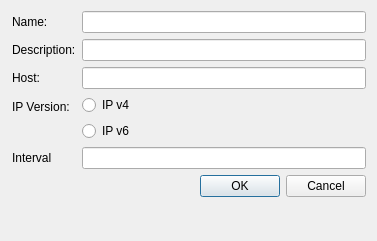
<?xml version="1.0" encoding="UTF-8"?>
<ui version="4.0">
 <class>Nedrysoft::RouteAnalyser::FavouriteEditorDialog</class>
 <widget class="QDialog" name="Nedrysoft::RouteAnalyser::FavouriteEditorDialog">
  <property name="geometry">
   <rect>
    <x>0</x>
    <y>0</y>
    <width>377</width>
    <height>241</height>
   </rect>
  </property>
  <property name="windowTitle">
   <string>FavouriteEditorDialog</string>
  </property>
  <layout class="QGridLayout" name="gridLayout">
   <property name="leftMargin">
    <number>12</number>
   </property>
   <property name="verticalSpacing">
    <number>-1</number>
   </property>
   <item row="1" column="0">
    <layout class="QHBoxLayout" name="horizontalLayout">
     <item>
      <spacer name="horizontalSpacer">
       <property name="orientation">
        <enum>Qt::Horizontal</enum>
       </property>
       <property name="sizeHint" stdset="0">
        <size>
         <width>40</width>
         <height>20</height>
        </size>
       </property>
      </spacer>
     </item>
     <item>
      <widget class="QPushButton" name="okButton">
       <property name="text">
        <string>OK</string>
       </property>
      </widget>
     </item>
     <item>
      <widget class="QPushButton" name="cancelButton">
       <property name="text">
        <string>Cancel</string>
       </property>
      </widget>
     </item>
    </layout>
   </item>
   <item row="0" column="0">
    <layout class="QFormLayout" name="formLayout">
     <property name="fieldGrowthPolicy">
      <enum>QFormLayout::ExpandingFieldsGrow</enum>
     </property>
     <item row="0" column="0">
      <widget class="QLabel" name="nameLabel">
       <property name="text">
        <string>Name:</string>
       </property>
      </widget>
     </item>
     <item row="0" column="1">
      <widget class="QLineEdit" name="nameLineEdit"/>
     </item>
     <item row="1" column="0">
      <widget class="QLabel" name="descriptionLabel">
       <property name="text">
        <string>Description:</string>
       </property>
      </widget>
     </item>
     <item row="1" column="1">
      <widget class="QLineEdit" name="descriptionLineEdit"/>
     </item>
     <item row="3" column="0">
      <widget class="QLabel" name="iPVersionLabel">
       <property name="text">
        <string>IP Version:</string>
       </property>
      </widget>
     </item>
     <item row="3" column="1">
      <layout class="QVBoxLayout" name="verticalLayout">
       <item>
        <widget class="QRadioButton" name="ipV4radioButton">
         <property name="text">
          <string>IP v4</string>
         </property>
        </widget>
       </item>
       <item>
        <widget class="QRadioButton" name="ipV6radionButton">
         <property name="text">
          <string>IP v6</string>
         </property>
        </widget>
       </item>
      </layout>
     </item>
     <item row="4" column="0">
      <widget class="QLabel" name="intervalLabel">
       <property name="text">
        <string>Interval</string>
       </property>
      </widget>
     </item>
     <item row="4" column="1">
      <widget class="QLineEdit" name="intervalLineEdit"/>
     </item>
     <item row="2" column="0">
      <widget class="QLabel" name="hostLabel">
       <property name="text">
        <string>Host:</string>
       </property>
      </widget>
     </item>
     <item row="2" column="1">
      <widget class="QLineEdit" name="hostLineEdit"/>
     </item>
    </layout>
   </item>
   <item row="2" column="0">
    <spacer name="verticalSpacer">
     <property name="orientation">
      <enum>Qt::Vertical</enum>
     </property>
     <property name="sizeHint" stdset="0">
      <size>
       <width>20</width>
       <height>0</height>
      </size>
     </property>
    </spacer>
   </item>
  </layout>
 </widget>
 <resources/>
 <connections/>
</ui>
